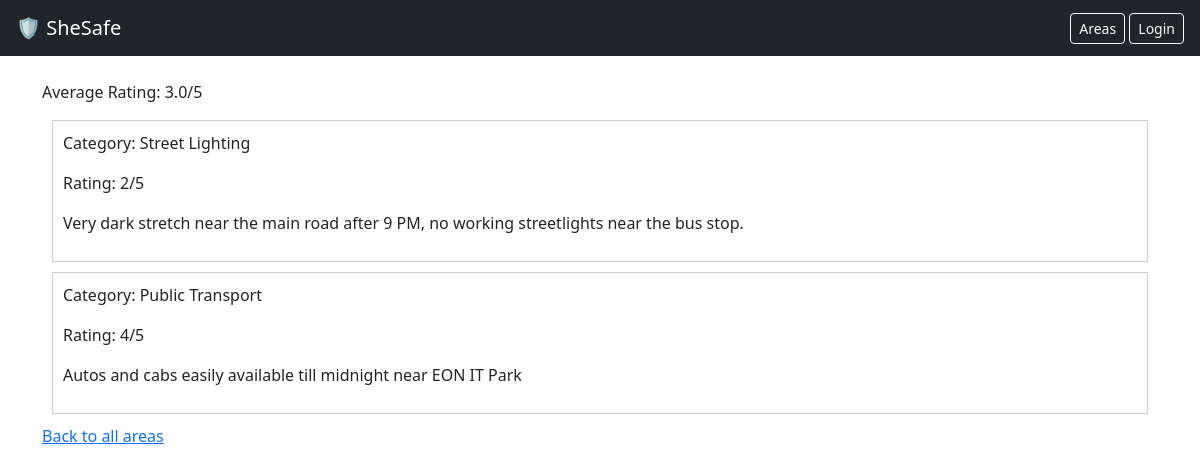
The page /areas/Pune/ on the database its author committed.
### reports/models.py (models this page shows, shortened)
class SafetyReport(models.Model):
    user=models.ForeignKey(User,on_delete=models.CASCADE,null=True,blank=True)
    city=models.CharField(max_length=50,choices=MAHARASHTRA_CITIES, default='Pune')
    locality=models.CharField(max_length=100,help_text='e.g. Wagholi, Kharadi, Hinjewadi')
    category=models.CharField(max_length=50,choices=CATEGORY_CHOICES)
    rating=models.IntegerField()
    description=models.TextField()
    created_at=models.DateTimeField(auto_now_add=True)

### reports/views.py (the view)
# urls.py: path('areas/<str:city_name>/',views.area_detail,name='area_detail'),
def area_detail(request,city_name):
    reports=SafetyReport.objects.filter(city=city_name)
    avg=reports.aggregate(Avg('rating'))['rating__avg']
    return render(request,'reports/area_detail.html',{
        'city_name':city_name,
        'reports':reports,
        'avg_rating':avg,
    })

### reports/templates/reports/area_detail.html (shortened to what this page needs)
{% extends 'reports/base.html' %}
{% block content %}
    <p>Average Rating: {{ avg_rating|floatformat:1 }}/5</p>
    {% for report in reports %}
        <div style="border: 1px solid #ccc; margin: 10px; padding: 10px;">
            <p>Category: {{ report.category }}</p>
            <p>Rating: {{report.rating }}/5</p>
            <p>{{ report.description }}</p>
        </div>
    {% endfor %}
    <p><a href="{% url 'area_list' %}">Back to all areas</a></p>
{% endblock %}

### rows shown on the page
SafetyReport: category "Street Lighting", rating "2", description "Very dark stretch near the main road after 9 PM, no working streetlights near the bus stop."
SafetyReport: category "Public Transport", rating "4", description "Autos and cabs easily available till midnight near EON IT Park"

### other values the page prints
{{ avg_rating|floatformat:1 }} "3.0"
